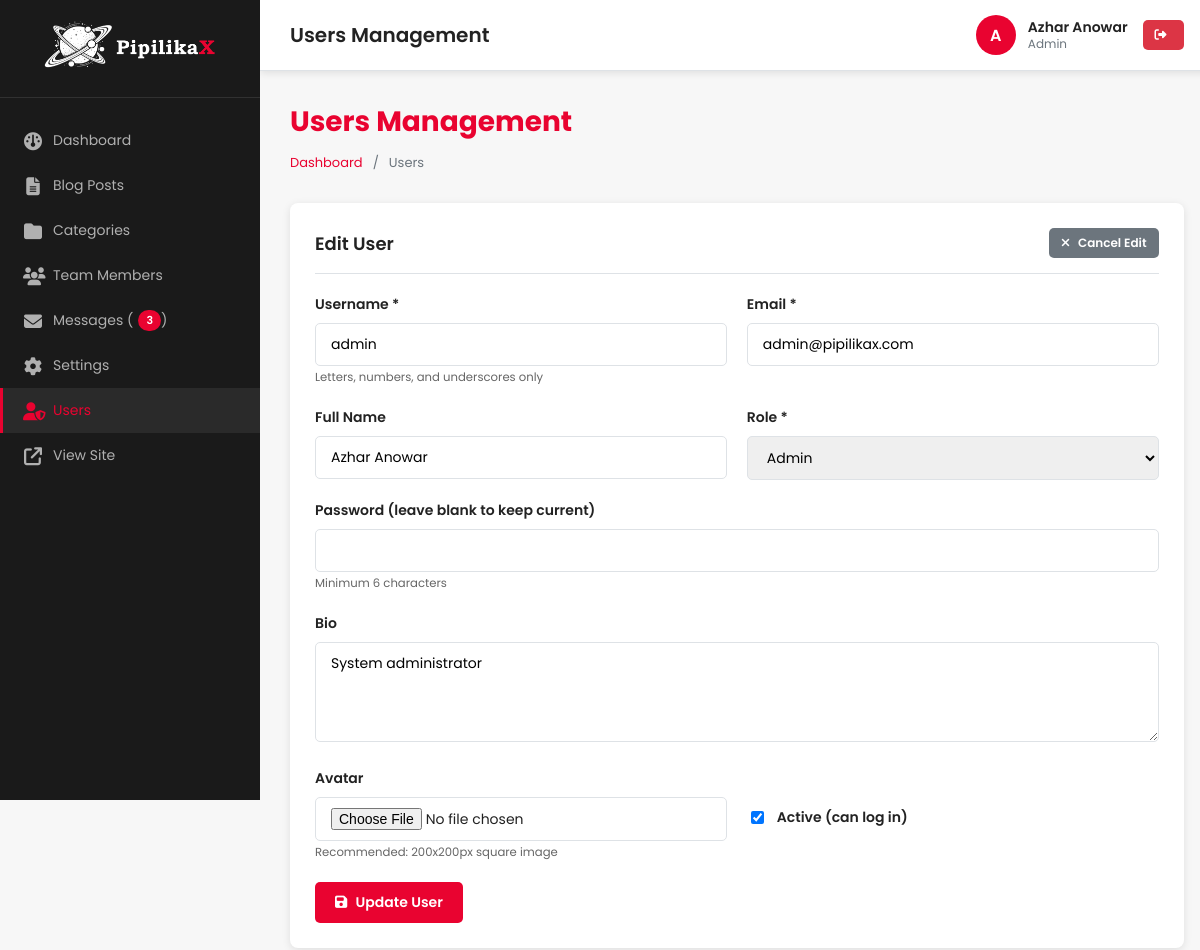
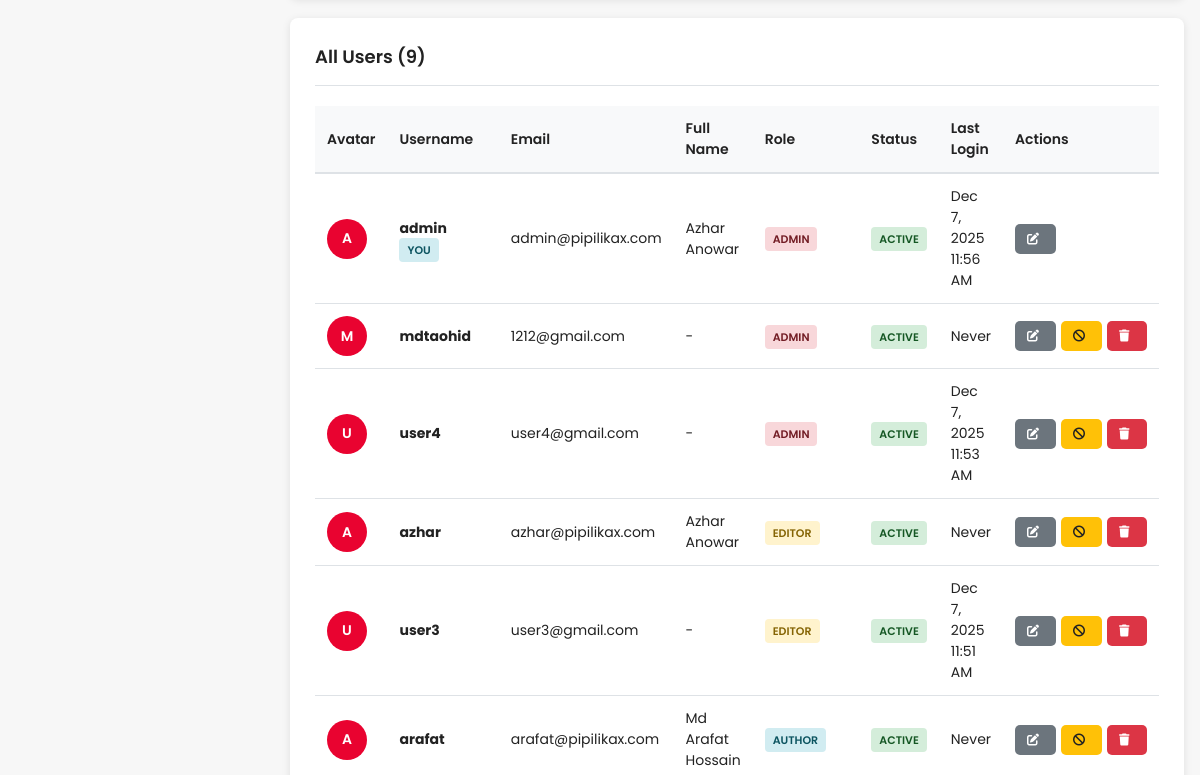
Before: /admin/users/index.php?edit=1 (signed in, upper part) with the older database file (2 pictures, top to bottom).
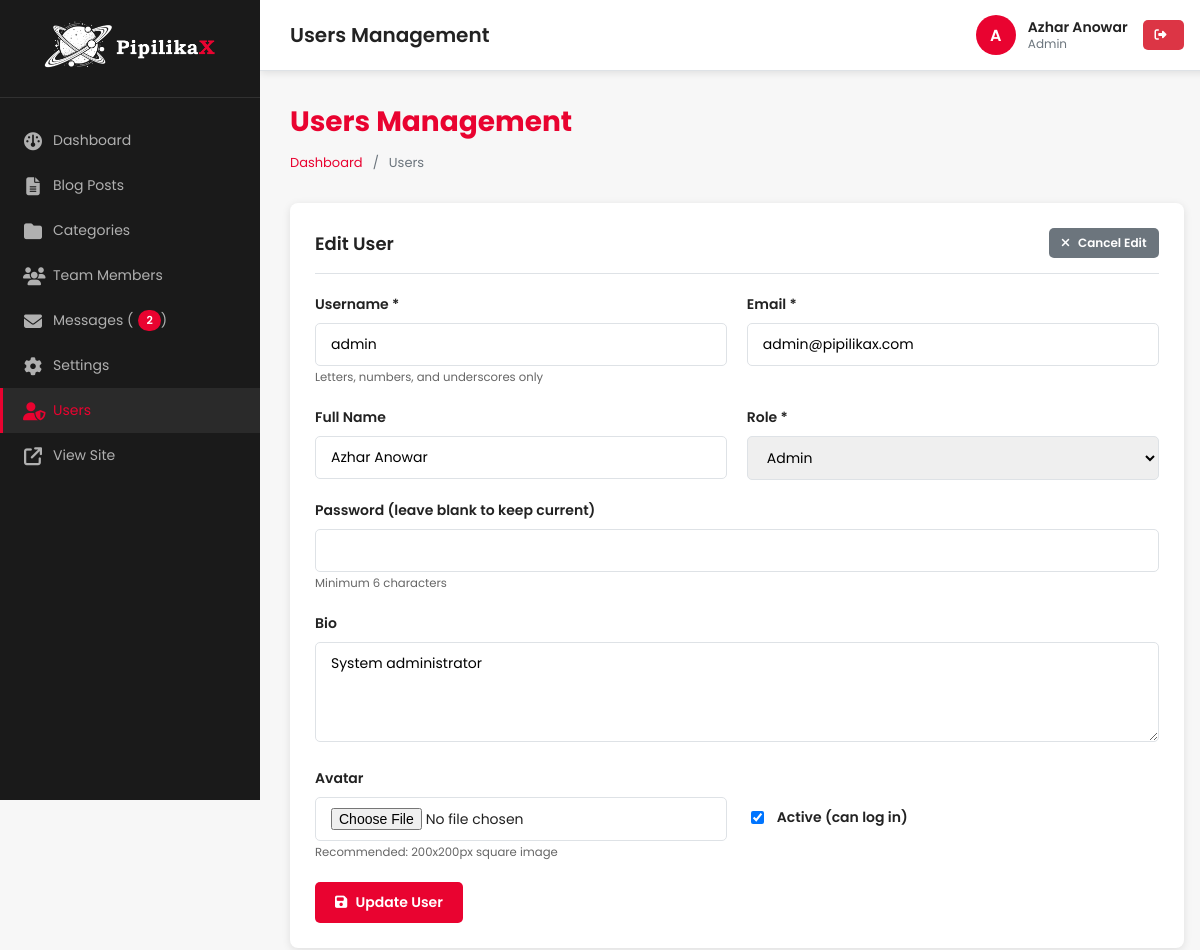
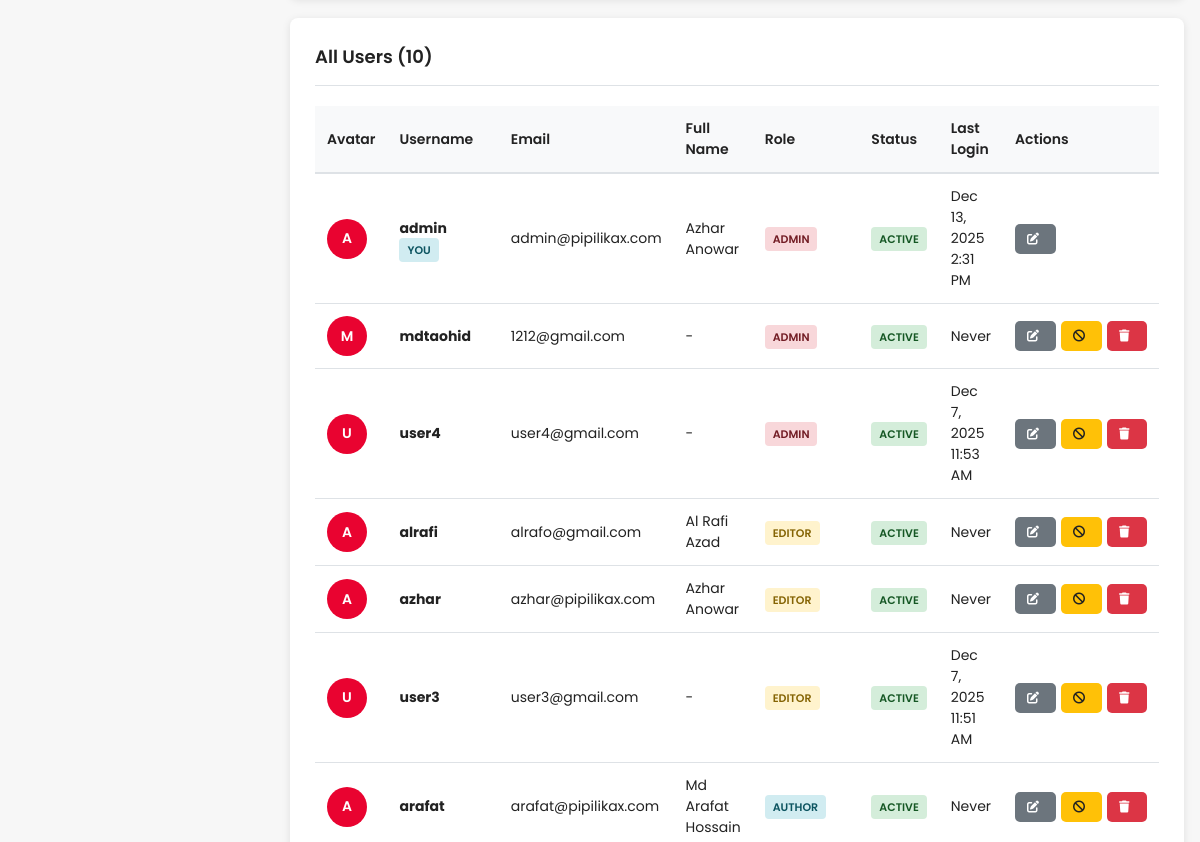
After: the same page with the newer database file (2 pictures, top to bottom).
### tables this page shows
CREATE TABLE `users` (
  `id` int(11) NOT NULL,
  `username` varchar(50) NOT NULL,
  `email` varchar(100) NOT NULL,
  `password` varchar(255) NOT NULL,
  `full_name` varchar(100) DEFAULT NULL,
  `role` enum('admin','editor','author','subscriber') DEFAULT 'subscriber',
  `is_active` tinyint(1) DEFAULT 1,
  `avatar` varchar(255) DEFAULT NULL,
  `bio` text DEFAULT NULL,
  `created_at` timestamp NOT NULL DEFAULT current_timestamp(),
  `updated_at` timestamp NOT NULL DEFAULT '0000-00-00 00:00:00' ON UPDATE current_timestamp(),
  `last_login` timestamp NULL DEFAULT NULL
);

### admin/includes/auth-check.php (called while the page is built, shortened)
<?php
$current_user = [
    'id' => $_SESSION['user_id'],
    'username' => $_SESSION['username'],
    'full_name' => $_SESSION['full_name'],
    'role' => $_SESSION['user_role']
];

### includes/functions.php (called while the page is built, shortened)
<?php
function generateCSRFToken()
{
    return $_SESSION['csrf_token'];
}
function formatDate($date, $format = 'F j, Y')
{
    return date($format, strtotime($date));
}

### admin/users/index.php (the view, shortened to what the changed rows need)
<?php
require_once __DIR__ . '/../includes/header.php';
$edit_user = null;
if (isset($_GET['edit'])) {
    $stmt = $pdo->prepare("SELECT * FROM users WHERE id = ?");
    $stmt->execute([$_GET['edit']]);
    $edit_user = $stmt->fetch();
}
$users = $pdo->query("SELECT * FROM users ORDER BY role ASC, username ASC")->fetchAll();
$csrf_token = generateCSRFToken();
$role_badges = [
    'admin' => 'badge-danger',
    'editor' => 'badge-warning',
    'author' => 'badge-info',
    'subscriber' => 'badge-success'
];
?>
<div class="page-header">
    <h2>Users Management</h2>
</div>
<div class="card">
    <form method="POST" action="" enctype="multipart/form-data">
        <div style="display: grid; grid-template-columns: 1fr 1fr; gap: 20px;">
            <div class="form-group">
                <label for="username">Username *</label>
                <input type="text" id="username" name="username" class="form-control"
                    value="<?php echo htmlspecialchars($edit_user['username'] ?? $_POST['username'] ?? ''); ?>"
                    required>
                <small style="color: #666;">Letters, numbers, and underscores only</small>
            </div>
            <div class="form-group">
                <label for="email">Email *</label>
                <input type="email" id="email" name="email" class="form-control"
                    value="<?php echo htmlspecialchars($edit_user['email'] ?? $_POST['email'] ?? ''); ?>" required>
            </div>
        </div>
        <div style="display: grid; grid-template-columns: 1fr 1fr; gap: 20px;">
            <div class="form-group">
                <label for="full_name">Full Name</label>
                <input type="text" id="full_name" name="full_name" class="form-control"
                    value="<?php echo htmlspecialchars($edit_user['full_name'] ?? $_POST['full_name'] ?? ''); ?>">
            </div>
            <div class="form-group">
                <label for="role">Role *</label>
                <select id="role" name="role" class="form-control">
                    <option value="admin" <?php echo (($edit_user['role'] ?? '') == 'admin') ? 'selected' : ''; ?>>Admin
                    </option>
                </select>
            </div>
        </div>
        <div class="form-group">
            <label for="bio">Bio</label>
            <textarea id="bio" name="bio" class="form-control" rows="3"
                placeholder="Brief bio (optional)"><?php echo htmlspecialchars($edit_user['bio'] ?? $_POST['bio'] ?? ''); ?></textarea>
        </div>
        <div style="display: grid; grid-template-columns: 1fr 1fr; gap: 20px;">
            <div class="form-group">
                <div style="padding-top: 10px;">
                    <label style="display: flex; align-items: center; gap: 10px; cursor: pointer;">
                        <input type="checkbox" name="is_active" value="1" <?php echo (($edit_user['is_active'] ?? true) || isset($_POST['is_active'])) ? 'checked' : ''; ?>>
                        <span>Active (can log in)</span>
                    </label>
                </div>
            </div>
        </div>
    </form>
</div>
<div class="card">
    <div class="card-header">
        <h3>All Users (<?php echo count($users); ?>)</h3>
    </div>
    <?php if (count($users) > 0): ?>
        <table class="table">
            <thead>
                <tr>
                    <th style="width: 50px;">Avatar</th>
                    <th>Username</th>
                    <th>Email</th>
                    <th>Full Name</th>
                    <th>Role</th>
                    <th>Status</th>
                    <th>Last Login</th>
                    <th style="width: 150px;">Actions</th>
                </tr>
            </thead>
            <tbody>
                <?php foreach ($users as $user): ?>
                    <tr>
                        <td>
                            <?php
                            $avatar_url = null;
                            ?>
                            <?php if ($avatar_url): ?>
                                <img src="<?php echo $avatar_url; ?>" alt=""
                                    style="width: 40px; height: 40px; object-fit: cover; border-radius: 50%;">
                            <?php else: ?>
                                <div
                                    style="width: 40px; height: 40px; border-radius: 50%; background: var(--admin-primary); color: white; display: flex; align-items: center; justify-content: center; font-weight: 600;">
                                    <?php echo strtoupper(substr($user['username'], 0, 1)); ?>
                                </div>
                            <?php endif; ?>
                        </td>
                        <td>
                            <strong><?php echo htmlspecialchars($user['username']); ?></strong>
                            <?php if ($user['id'] == $current_user['id']): ?>
                                <span class="badge badge-info">You</span>
                            <?php endif; ?>
                        </td>
                        <td><?php echo htmlspecialchars($user['email']); ?></td>
                        <td><?php echo htmlspecialchars($user['full_name'] ?: '-'); ?></td>
                        <td>
                            <span class="badge <?php echo $role_badges[$user['role']] ?? 'badge-info'; ?>">
                                <?php echo ucfirst($user['role']); ?>
                            </span>
                        </td>
                        <td>
                            <?php if ($user['is_active']): ?>
                                <span class="badge badge-success">Active</span>
                            <?php else: ?>
                                <span class="badge badge-danger">Inactive</span>
                            <?php endif; ?>
                        </td>
                        <td>
                            <?php echo $user['last_login'] ? formatDate($user['last_login'], 'M j, Y g:i A') : 'Never'; ?>
                        </td>
                        <td>
                            <div class="action-buttons">
                                <a href="?edit=<?php echo $user['id']; ?>" class="btn btn-sm btn-secondary" title="Edit">
                                    <i class="fas fa-edit"></i>
                                </a>
                                <?php if ($user['id'] != $current_user['id']): ?>
                                    <a href="?toggle=<?php echo $user['id']; ?>&token=<?php echo $csrf_token; ?>"
                                        class="btn btn-sm <?php echo $user['is_active'] ? 'btn-warning' : 'btn-success'; ?>"
                                        title="<?php echo $user['is_active'] ? 'Deactivate' : 'Activate'; ?>">
                                        <i class="fas fa-<?php echo $user['is_active'] ? 'ban' : 'check'; ?>"></i>
                                    </a>
                                    <a href="?delete=<?php echo $user['id']; ?>&token=<?php echo $csrf_token; ?>"
                                        class="btn btn-sm btn-danger"
                                        onclick="return confirm('Are you sure you want to delete this user?');" title="Delete">
                                        <i class="fas fa-trash"></i>
                                    </a>
                                <?php endif; ?>
                            </div>
                        </td>
                    </tr>
                <?php endforeach; ?>
            </tbody>
        </table>
    <?php endif; ?>
</div>
<?php require_once __DIR__ . '/../includes/footer.php'; ?>

### admin/includes/sidebar.php (shortened to what the changed rows need)
<?php
$current_dir = basename(dirname($_SERVER['PHP_SELF']));
$user_role = $current_user['role'];
$unread_messages_count = 0;
if (in_array($user_role, ['admin', 'editor'])) {
    $stmt = $pdo->query("SELECT COUNT(*) FROM contact_messages WHERE status = 'new'");
    $unread_messages_count = $stmt->fetchColumn();
}
?>
<aside class="admin-sidebar">
    <nav>
        <ul>
            <?php if (in_array($user_role, ['admin', 'editor'])): ?>
                <li>
                    <a href="<?php echo ADMIN_URL; ?>/messages/index.php"
                        class="<?php echo $current_dir == 'messages' ? 'active' : ''; ?>">
                        <i class="fas fa-envelope"></i> Messages<?php if ($unread_messages_count > 0): ?> (<span
                                class="sidebar-badge"><?php echo $unread_messages_count; ?></span>)<?php endif; ?>
                    </a>
                </li>
            <?php endif; ?>
        </ul>
    </nav>
</aside>

Changed rows visible on the page:
changed users "admin": last_login "Dec 7, 2025 11:56 AM" → "Dec 13, 2025 2:31 PM"
added users: username "A", username "alrafi", email "alrafo@gmail.com", full_name "Al Rafi Azad", role "EDITOR", is_active "ACTIVE", shows "Never"
Other visible differences:
$unread_messages_count: "3" → "2"
count($users): "9" → "10"
